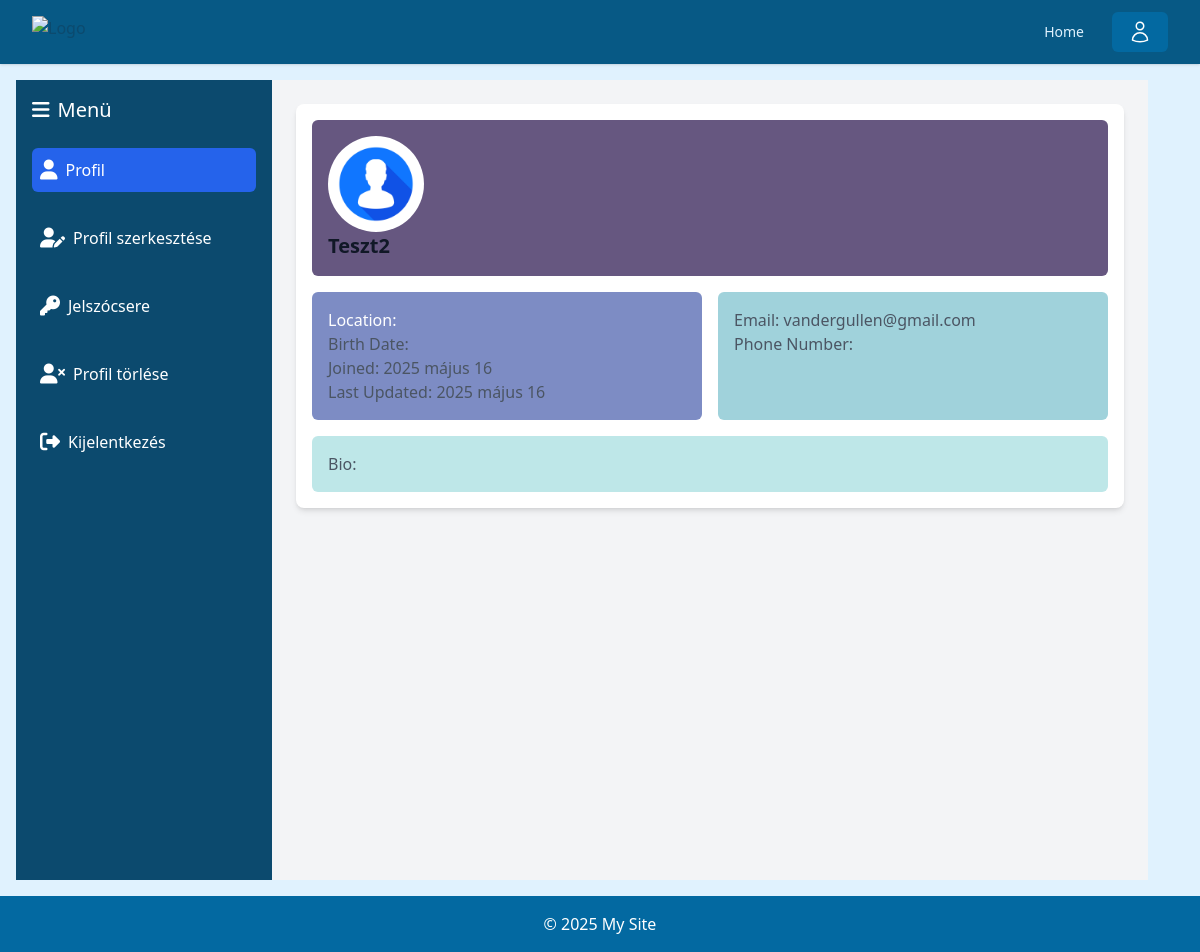
The app's page /profile/ (signed in), older data.
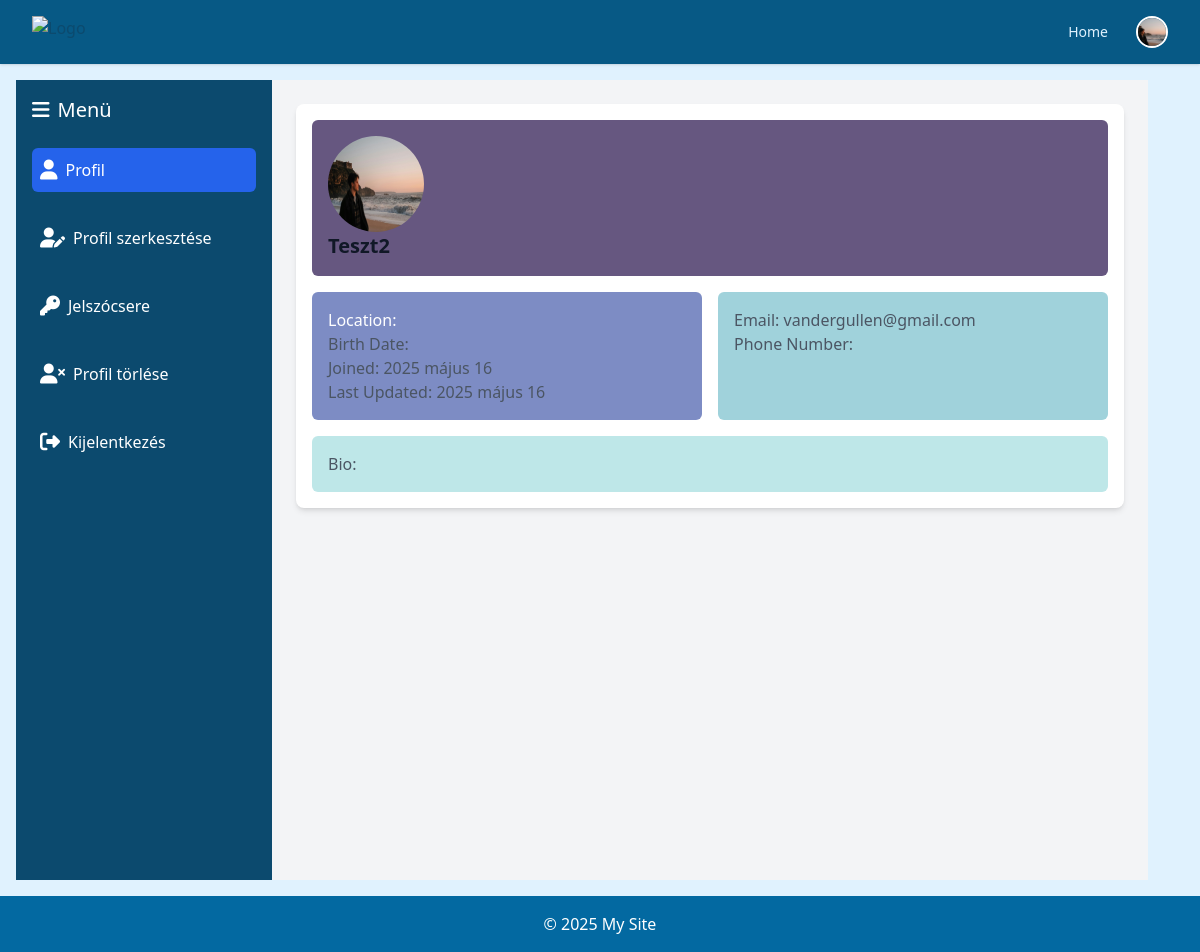
The same page, newer data.
### accounts/models.py (models this page shows, shortened)
class Profile(models.Model):
    user = models.OneToOneField(User, on_delete=models.CASCADE)
    bio = models.TextField(max_length=500, blank=True)
    location = models.CharField(max_length=30, blank=True)
    birth_date = models.DateField(null=True, blank=True)
    profile_picture = models.ImageField(upload_to='profile_pics/', default='profile_pics/default.jpg', blank=True, null=True)
    phone_number = models.CharField(max_length=15, blank=True)
    updated_at = models.DateTimeField(auto_now=True)  # Automatikus frissítés
    email_token = models.CharField(max_length=64, unique=True, default=uuid.uuid4, editable=False, null=True)
    email_token_expires = models.DateTimeField(null=True, blank=True)
    email_verified = models.BooleanField(default=False)
    pending_email = models.EmailField(blank=True, null=True)
    email_token_used = models.BooleanField(default=False)  # Új mező

### accounts/views/profile_views.py (the view)
# urls.py: path('profile/', profile, name='profile'),
@login_required
def profile(request):
    profile = get_object_or_404(Profile, user=request.user)
    return render(request, 'profile/profile.html', {'profile': profile})

### accounts/templates/profile/profile.html (shortened to what this page needs)
{% extends 'profile_base.html' %}
{% block profile_content %}
    <div class="profile-container mx-auto p-4 bg-white shadow-md rounded-lg">
        <div class=" grid grid-cols-1 md:grid-cols-2 gap-4">
            <div class="bg-ultraViolet p-4 rounded-md md:col-span-2 ">
                <img src="{{ profile.profile_picture.url }}" alt="Profile Picture" class="w-24 h-24 rounded-full">
                <h2 class="text-xl font-bold">
                {% if profile.user.first_name %}
                    {{ profile.user.first_name }} {{ profile.user.last_name }}
                {% else %}
                    {{ profile.user.username }}
                {% endif %}
                </h2>
            </div>
            <div class="bg-glaucous p-4 rounded-md">
                <p class="text-white">Location: {{ profile.location }}</p>
                <p class="text-gray-600">Birth Date: {{ profile.birth_date|date:"Y F j" }}</p>
                <p class="text-gray-600">Joined: {{ profile.user.date_joined|date:"Y F j" }}</p>
                <p class="text-gray-600">Last Updated: {{ profile.updated_at|date:"Y F j" }}</p>
            </div>
            <div class="bg-nonphotoBlue p-4 rounded-md">
                <p class="text-gray-600">Email: {{ user.email }}</p>
                <p class="text-gray-600">Phone Number: {{ profile.phone_number }}</p>
            </div>
            <div class="bg-mintGreen p-4 rounded-md md:col-span-2">
                <p class="text-gray-600">Bio: {{ profile.bio }}</p>
            </div>
        </div>
    </div>
{% endblock %}

### accounts/templates/profile_base.html (shortened to what this page needs)
{% extends 'base.html' %}
{% block content %}
<div class="flex flex-col lg:flex-row">
    <div id="sidebar"
        class="bg-sky-900 text-white w-full lg:w-64 lg:min-h-screen p-4
            flex flex-row lg:flex-col justify-center items-center lg:justify-start lg:items-start h-auto space-x-4 lg:space-x-0 lg:space-y-6">
        {% with request.resolver_match.url_name as current_url %}
        <div class="flex flex-row lg:flex-col items-center justify-center lg:items-start lg:justify-start w-full space-x-4 lg:space-x-0 lg:space-y-6">
            <div class="hidden lg:flex items-center space-x-2">
                <button onclick="toggleSidebar()" class="flex items-center space-x-2 text-white text-xl">
                    <i class="fas fa-bars"></i>
                    <span class="sidebar-label hidden lg:inline">Menü</span>
                </button>
            </div>
            <a href="{% url 'profile' %}" class="w-auto lg:w-full flex items-center space-x-2 p-2 rounded-md transition-all duration-200
                {% if current_url == 'profile' %}
                    bg-blue-600 text-white
                {% else %}
                    text-white hover:bg-sky-700
                {% endif %}">
                <i class="fas fa-user text-xl"></i>
                <span class="sidebar-label hidden lg:inline">Profil</span>
            </a>
            <a href="{% url 'edit_profile' %}" class="w-auto lg:w-full flex items-center space-x-2 p-2 rounded-md transition-all duration-200
                {% if current_url == 'edit_profile' %}
                    bg-blue-600 text-white
                {% else %}
                    text-white hover:bg-sky-700
                {% endif %}">
                <i class="fas fa-user-edit text-xl"></i>
                <span class="sidebar-label hidden lg:inline">Profil szerkesztése</span>
            </a>
            <a href="{% url 'password_change' %}" class="w-auto lg:w-full flex items-center space-x-2 p-2 rounded-md transition-all duration-200
                {% if current_url == 'password_change' %}
                    bg-blue-600 text-white
                {% else %}
                    text-white hover:bg-sky-700
                {% endif %}">
                <i class="fas fa-key text-xl"></i>
                <span class="sidebar-label hidden lg:inline">Jelszócsere</span>
            </a>
            <a href="{% url 'delete_profile' %}" class="w-auto lg:w-full flex items-center space-x-2 p-2 rounded-md transition-all duration-200
                {% if current_url == 'delete_profile' %}
                    bg-red-700 text-white
                {% else %}
                    text-white hover:bg-red-600
                {% endif %}">
                <i class="fas fa-user-times text-xl"></i>
                <span class="sidebar-label hidden lg:inline">Profil törlése</span>
            </a>
            <form action="{% url 'logout' %}" method="post" class="w-full">
                <button type="submit"
                    class="w-auto lg:w-full flex items-center space-x-2 p-2 rounded-md transition-all duration-200 text-white hover:bg-gray-700">
                    <i class="fas fa-sign-out-alt text-xl"></i>
                    <span class="sidebar-label hidden lg:inline">Kijelentkezés</span>
                </button>
            </form>
        </div>
        {% endwith %}
    </div>
    <div class="w-full lg:w-3/4 p-6 bg-gray-100 dark:bg-gray-800 text-gray-900 dark:text-white">
        <div class="max-w-4xl mx-auto">
            {% block profile_content %}
            {% endblock %}
        </div>
    </div>
</div>
{% endblock %}

### theme/templates/base.html (shortened to what this page needs)
<!DOCTYPE html>
<html lang="hu">
<head>
    {% load tailwind_tags %}
    {% load form_tags %}
    {% load static %}
    <link rel="stylesheet" href="{% static 'css/forms.css' %}">
    <link rel="stylesheet" href="https://cdnjs.cloudflare.com/ajax/libs/font-awesome/6.5.0/css/all.min.css">
    {% tailwind_css %}
</head>
<body class="flex flex-col min-h-screen bg-sky-100 text-sky-900">
    <nav class="bg-sky-800 shadow">
        <div class="mx-auto max-w-7xl px-2 sm:px-6 lg:px-8">
            <div class="relative flex h-16 items-center justify-between">
                <div class="flex flex-1 items-center justify-center sm:items-stretch sm:justify-start">
                    <div class="flex shrink-0 items-center">
                        <img class="h-8 w-auto" src="https://tailwindcss.com/plus-assets/img/logos/mark.svg?color=indigo&shade=500" alt="Logo">
                    </div>
                </div>
                <div class="hidden sm:block sm:ml-6">
                    <div class="flex h-16 items-center space-x-4">
                        <a href="{% url 'home' %}" class="rounded-md px-3 py-2 text-sm font-medium text-sky-100 hover:bg-sky-600 hover:text-white">Home</a>
                        {% if request.user.is_authenticated %}
                           <div class="relative group inline-flex items-center">
                                {% if profile and profile.profile_picture and profile.profile_picture.url != '/media/profile_pics/default.jpg' %}
                                    <div class="flex flex-col items-center justify-center text-center cursor-pointer">
                                        <img src="{{ profile.profile_picture.url }}" alt="Profilkép"
                                            class="w-8 h-8 rounded-full object-cover border-2 border-white">
                                    </div>
                                {% else %}
                                    <div class="flex items-center space-x-2 py-2 px-4 cursor-pointer bg-sky-700 text-white rounded-md hover:bg-sky-600">
                                    </div>
                                {% endif %}
</div>
                            </div>
                        {% else %}
                            <a href="{% url 'register' %}" class="rounded-md px-3 py-2 text-sm font-medium text-sky-100 hover:bg-sky-600 hover:text-white">Register</a>
                            <a href="{% url 'login' %}" class="rounded-md px-3 py-2 text-sm font-medium text-sky-100 hover:bg-sky-600 hover:text-white">Login</a>
                        {% endif %}
                    </div>
                </div>
            </div>
    </nav>
    <main class="flex-grow p-4">
        {% block content %}
        {% endblock %}
    </main>
    <footer class="bg-sky-700 text-white p-4 text-center">
        <p>&copy; 2025 My Site</p>
    </footer>
</body>
</html>

Row changes from the older to the newer data that the page shows:
changed Profile "Teszt2": profile_picture: picture added; profile_picture: picture added in place of a placeholder
